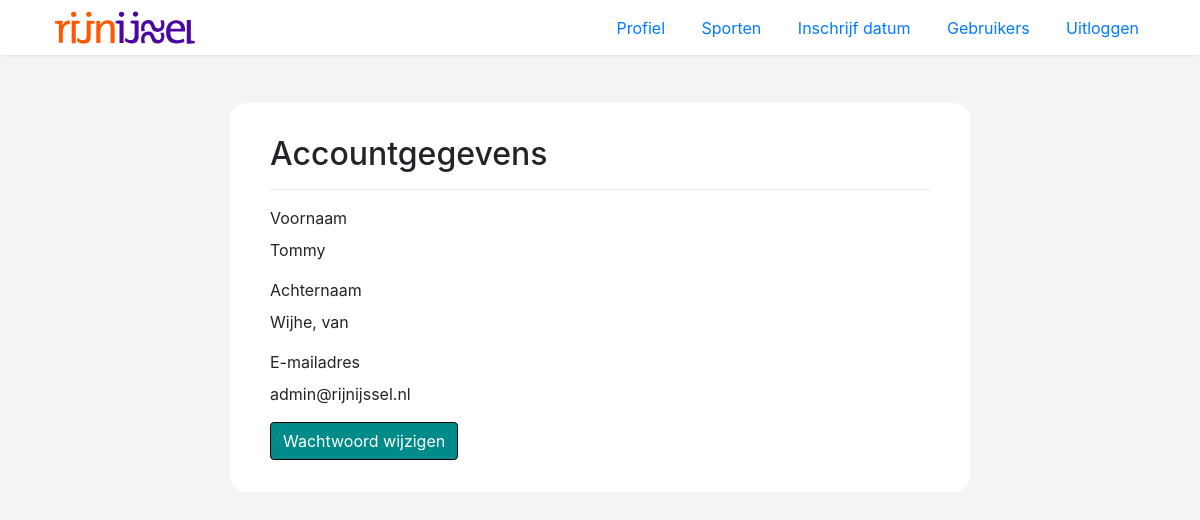
Screenshot of /index.php?page=profile (signed in) with the database file from the repository.
### tables this page shows
CREATE TABLE `teachers` (
  `teacher_id` int(11) NOT NULL,
  `login_id` int(11) NOT NULL,
  `firstname` varchar(50) NOT NULL,
  `middlename` varchar(20) NOT NULL,
  `lastname` varchar(50) NOT NULL
);

### templates/pages/profile.inc.php (the view, shortened to what this page needs)
<?php
$login_id = !empty($_SESSION['login_id']) ? $_SESSION['login_id']: false;
$role = !empty($_SESSION['role']) ? $_SESSION['role']: false;
if($role):
    switch($role):
        case('teacher'):
            $sql1 = 'SELECT firstname, middlename, lastname, email FROM login
            INNER JOIN teachers ON login.login_id=teachers.login_id
            WHERE login.login_id = :login_id';
            break;
    endswitch;
endif;
$fetch = $PDO->prepare($sql1);
$fetch->execute([':login_id' => $login_id]);
$result = $fetch->fetch(PDO::FETCH_ASSOC);
$lastname = !empty($result['middlename']) ? $result['lastname'].", ".$result['middlename'] : $result['lastname'];
include 'templates/partials/header.inc.php';
?>
<div class="page profile-page">
    <div class="container">
        <div class="content offset-2 col-8">
            <h2>Accountgegevens</h2>
            <hr>
            <div>
                <label>Voornaam</label>
                <p><?= $result['firstname'] ?></p>
            </div>
            <div>
                <label>Achternaam</label>
                <p><?= $lastname ?></p>
            </div>
            <div>
                <label>E-mailadres</label>
                <p><?= $result['email'] ?></p>
            </div>
            <div>
                <div class="btn-group">
                    <a class="btn btn-style pass-change" href="index.php?page=change_pass">Wachtwoord wijzigen</a>
                </div>
            </div>
        </div>
    </div>
</div>

### assets/css/style.css (style rules this page uses)
body { height: 100vh; margin: 0; background-color: #f4f4f4; }
body .page { margin-top: 3rem; }
body .page .content { border-radius: 1rem; padding: 2rem 2.5rem; background-color: #fff; }
.btn-group { display: flex; align-items: center; justify-content: space-between; }
.btn-group .btn-style { max-width: -moz-max-content; max-width: max-content; color: #fff; background-color: #008B8B; border-color: #008B8B; border-radius: 0.25rem; }
.btn.pass-change { border: 1px solid #000; }

### rows the page displays
teachers: firstname "Tommy", lastname "Wijhe, van", login.email "admin@rijnijssel.nl"

### other values shown
$menu_tab[1] "Profiel"
$menu_tab[1] "Sporten"
$menu_tab[1] "Inschrijf datum"
$menu_tab[1] "Gebruikers"
$menu_tab[1] "Uitloggen"
